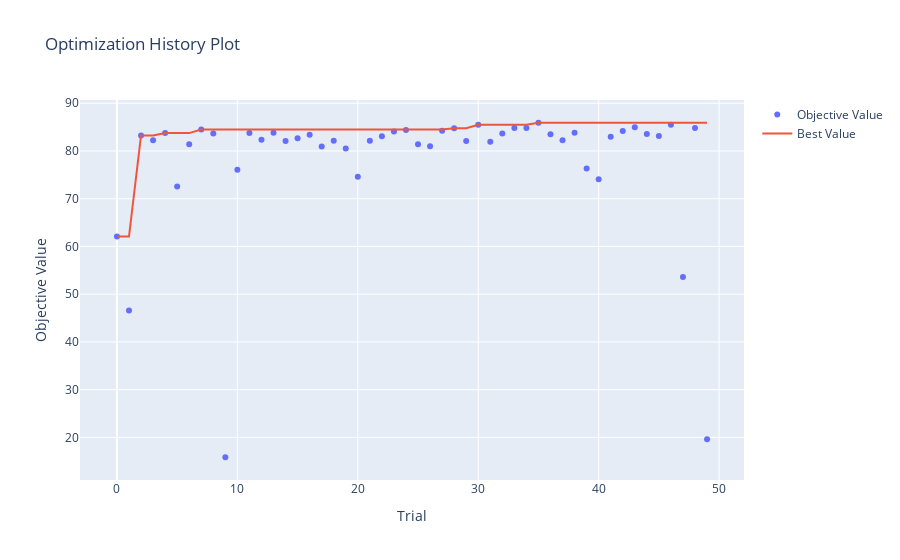

The notebook cell this image was saved under:
### Code cell
# 1. Optimization history
plot_optimization_history(study).show()

### Figure 1 — Plotly figure (JSON) as saved in the notebook; plotly's stock layout.template omitted (floating-point values rounded to 4 significant figures)
{"data": [{"mode": "markers", "name": "Objective Value", "type": "scatter", "x": [0, 1, 2, 3, 4, 5, 6, 7, 8, 9, 10, 11, 12, 13, 14, 15, 16, 17, 18, 19, 20, 21, 22, 23, 24, 25, 26, 27, 28, 29, 30, 31, 32, 33, 34, 35, 36, 37, 38, 39, 40, 41, 42, 43, 44, 45, 46, 47, 48, 49], "y": [62.08, 46.58, 83.25, 82.25, 83.75, 72.58, 81.42, 84.5, 83.67, 15.83, 76.08, 83.75, 82.33, 83.83, 82.08, 82.67, 83.42, 80.92, 82.17, 80.5, 74.58, 82.17, 83.08, 84.08, 84.42, 81.42, 81, 84.25, 84.75, 82.08, 85.5, 81.92, 83.67, 84.83, 84.83, 85.92, 83.5, 82.25, 83.83, 76.33, 74.08, 83, 84.17, 85, 83.58, 83.17, 85.5, 53.58, 84.83, 19.58]}, {"mode": "lines", "name": "Best Value", "type": "scatter", "x": [0, 1, 2, 3, 4, 5, 6, 7, 8, 9, 10, 11, 12, 13, 14, 15, 16, 17, 18, 19, 20, 21, 22, 23, 24, 25, 26, 27, 28, 29, 30, 31, 32, 33, 34, 35, 36, 37, 38, 39, 40, 41, 42, 43, 44, 45, 46, 47, 48, 49], "y": [62.08, 62.08, 83.25, 83.25, 83.75, 83.75, 83.75, 84.5, 84.5, 84.5, 84.5, 84.5, 84.5, 84.5, 84.5, 84.5, 84.5, 84.5, 84.5, 84.5, 84.5, 84.5, 84.5, 84.5, 84.5, 84.5, 84.5, 84.5, 84.75, 84.75, 85.5, 85.5, 85.5, 85.5, 85.5, 85.92, 85.92, 85.92, 85.92, 85.92, 85.92, 85.92, 85.92, 85.92, 85.92, 85.92, 85.92, 85.92, 85.92, 85.92]}, {"marker": {"color": "#cccccc"}, "mode": "markers", "name": "Infeasible Trial", "showlegend": false, "type": "scatter", "x": [], "y": []}], "layout": {"title": {"text": "Optimization History Plot"}, "xaxis": {"title": {"text": "Trial"}}, "yaxis": {"title": {"text": "Objective Value"}}}}
